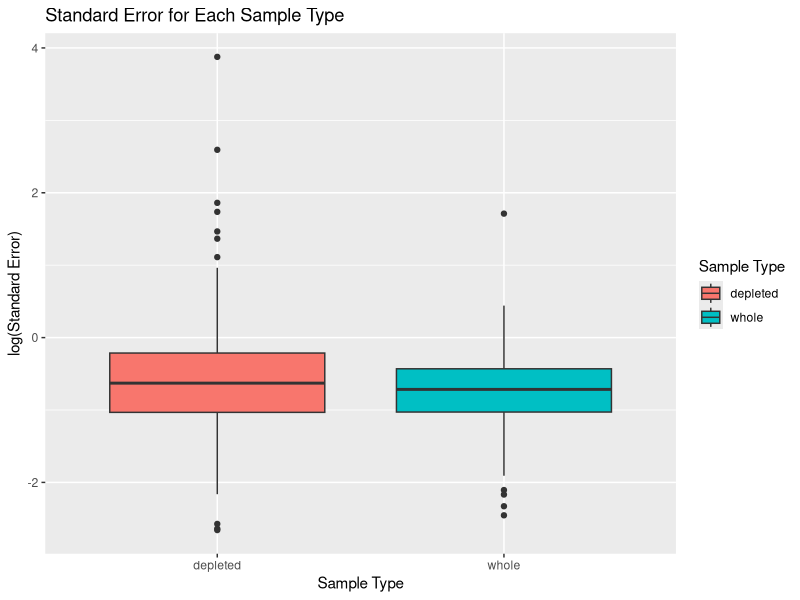
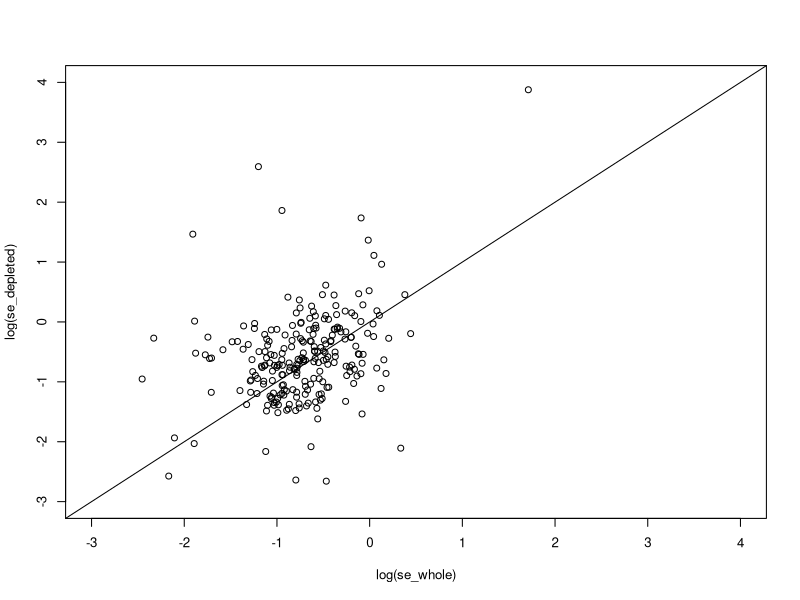
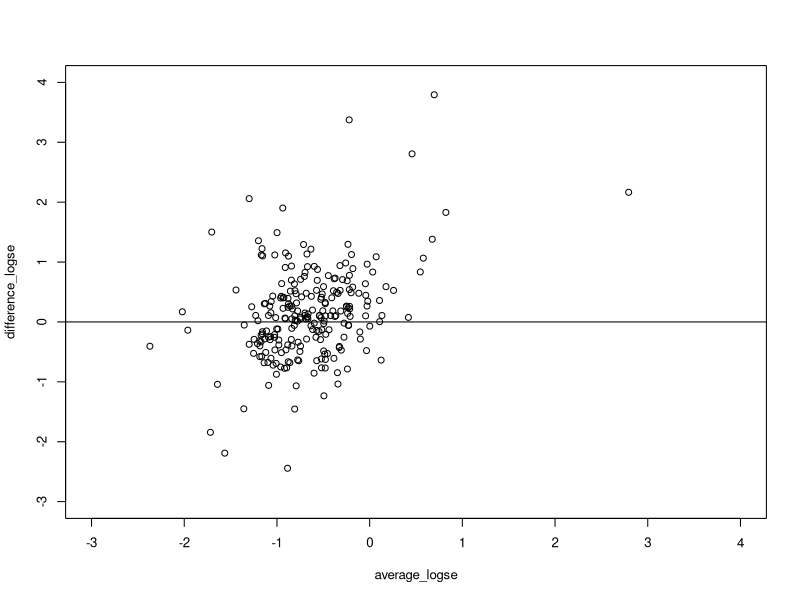
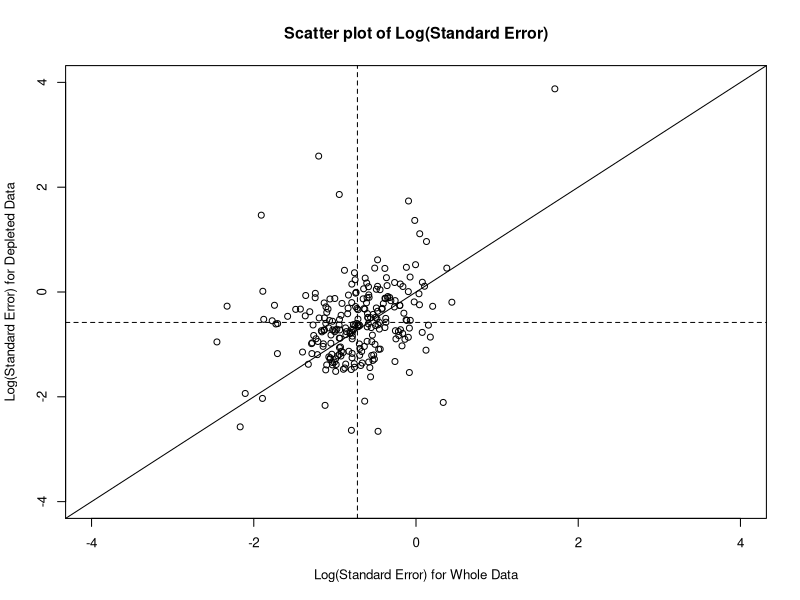

Write the R code that produced these figures, in order.
library("lme4")
library("plyr")
library("ggplot2")
library("MASS")
# read data

dat <- read.csv("239 tech paper_08_19_2014.csv")

dim(dat)

x <- colnames(dat) # column name of data
x


y <- c( "Image","X", paste("X.", 1:31, sep = "")) # Column name unsued

# Column name used in analysis including the id of protein and 16 gels  
# of 8 animals, each gel runs twice

use_col <- setdiff(x,y)
use_col
dat_used <- as.matrix(dat[, use_col])
dim(dat_used)


# The first row is group classification, the second row is the name of Std. Abund, therefore the data actually in use is the dat_used except the first 2 rows
dat_final <- matrix(as.numeric(dat_used[-c(1:2),]), 
                    nrow = nrow(dat_used)-2,
                    ncol = ncol(dat_used),
                    byrow = F) 
dim(dat_final)

head(dat_final)

# Group of each sample

group <- dat_used[1,-1] 
group

# Obtain data for each group: Depelted and Not.Depleted (Whole), the first column of dat_final contains name of protein
deplete <- dat_final[,-1][,group=="Depleted"]
dim(deplete)


whole <- dat_final[,-1][,group=="Whole"]
dim(whole)

group[group == "Whole"]
head(whole[,c(3,4)])
head(deplete[,c(3,4)], 20)
dim(deplete)
length(which(deplete[,3] == deplete[,4]))/dim(deplete)[1]
length(which(whole[,3] == whole[,4]))/dim(whole)[1]

# Find out which Cy is used for each run

group[group=="Depleted"] # Cy for Depleted group: rep(c(5,5,3,3),4)

group[group=="Whole"] # Cy for Whole group: rep(c(3,3,5,5),4)

#metadata <- read.table("/run/user/1000/gvfs/smb-share:server=smb.stat.iastate.edu,share=ntyet/RFI Protemics/twofileswithproteindata/Meta.data2.txt")
#metadata <- read.table("Meta.data2.txt")
#str(metadata)
# Sample.Name <- c("1807", "4810", "1209", "1906", "3908", "3106", "2107", "2712")
# line <- rep(c(1,2), each = 8)
# x <- rnorm(16, 0, 1)
# depleted <- "TRUE"
# 
# out_model <- function(x, depleted){ # x is the row of data (i.e., data of each protein spot)
#   if (depleted == "TRUE"){
#     cy <- as.factor(rep(c(5,5,3,3),4))
#   } else {
#     cy <- as.factor(rep(c(3,3,5,5),4))
#   }
#   animal <- as.factor(rep(1:8, each = 2))
#   line <- as.factor(rep(c(1,2), each = 8))
#   # check if all obsetvations for one Cy and all observation for line  are missing or not
#   
#   if ((sum(is.na(x[cy==3]))==8|sum(is.na(x[cy==5]))==8) & 
#         (sum(is.na(x[line==1]))==8|sum(is.na(x[line==2]))==8)){
#     model <- lmer(x~ (1|animal), na.action="na.omit")
#     mean_est <- summary(model)$coeff[,1]
#     sd_est <- as.vector(sqrt(summary(model)$vcov))
#     #str(summary(model))
#   } 
#   
#   # check if all observation for one cy missing and for line not missing
#   if ((sum(is.na(x[cy==3]))==8|sum(is.na(x[cy==5]))==8) & 
#         ((sum(is.na(x[line==1]))!=8)&(sum(is.na(x[line==2]))!=8))){
#     model <- lmer(x~ line + (1|animal), na.action="na.omit")
#     mean_est <- summary(model)$coeff[1,1] + summary(model)$coeff[2,1]/2
#     sd_est <- as.vector(sqrt(t(c(1,1/2)) %*%summary(model)$vcov%*%c(1,1/2)))
#   }
#   
#   # check if all observation for Cy not missing, Line missing
#   if ((sum(is.na(x[cy==3]))!=8&sum(is.na(x[cy==5]))!=8) & 
#         ((sum(is.na(x[line==1]))==8)|(sum(is.na(x[line==2]))==8))){
#     model <- lmer(x~ cy + (1|animal), na.action="na.omit")
#     mean_est <- summary(model)$coeff[1,1] + summary(model)$coeff[2,1]/2
#     sd_est <- as.vector(sqrt(t(c(1,1/2)) %*%summary(model)$vcov%*%c(1,1/2)))
#   }
#   
#   if ((sum(is.na(x[cy==3]))!=8& sum(is.na(x[cy==5]))!=8) & 
#         ((sum(is.na(x[line==1]))!=8)&(sum(is.na(x[line==2]))!=8))){ 
#     model <- lmer(x~ cy + line + (1|animal), na.action="na.omit")
#     #str(summary(model))
#     mean_est <- summary(model)$coeff[1,1] + 
#       summary(model)$coeff[2,1]/2 + 
#       summary(model)$coeff[3,1]/2
#     
#     sd_est <- as.vector(sqrt(t(c(1, 1/2, 1/2))%*% summary(model)$vcov %*%c(1,1/2, 1/2)))  }
#   
#   
#   return(c(mean_est, sd_est))
# }
# 
# #sum(whole_nocy_ind)
# depleted_out <- laply(1:dim(dat_final)[1], function(i)out_model(deplete[i,], depleted = "TRUE"))
# 
# whole_out <- laply(1:dim(dat_final)[1], function(i)out_model(whole[i,], depleted = "FALSE"))
# 
# colnames(depleted_out) <- colnames(whole_out) <- c("lsmean","logsd")
# sd_out <- data.frame(
#   logsd = log(c(whole_out[, "logsd"], depleted_out[,"logsd"])),
#   lsmean = c(whole_out[, "lsmean"], depleted_out[,"lsmean"]),
#   sample = rep(c("whole", "depleted"), each = dim(whole_out)[1]))
# 
# ## logsd plot ####
# 
# p <- ggplot(sd_out, aes(sample, logsd))
# p + geom_boxplot(aes(fill = sample)) + 
#   ggtitle("Standard Error for Each Sample Type") + 
#   scale_fill_discrete(name= "Sample Type") + 
#   xlab("Sample Type") + 
#   ylab("log(Standard Error)") + 
#   theme(text = element_text(size=18))
# 
# 
# wilcox.test(log(depleted_out[,2]), log(whole_out[, 2]), alternative = "greater", paired = TRUE)
# #wilcox.test(depleted_out[,2], whole_out[, 2], alternative = "two.sided", paired = TRUE)
# 
# 
# #wilcox.test(log(depleted_out[,2]/whole_out[, 2]), alternative = "two.sided")
# wilcox.test(log(depleted_out[,2]/whole_out[, 2]), alternative = "greater")
# 
# 
# 
# ## lsmean plot ####
# 
# p <- ggplot(sd_out, aes(sample, lsmean))
# 
# # p <- ggplot(subset(sd_out, , aes(sample, lsmean))
# 
# p + geom_boxplot(aes(fill = sample)) + 
#   ggtitle("LSmean for Each Sample Type") + 
#   scale_fill_discrete(name= "Sample Type") + 
#   xlab("Sample Type") + 
#   ylab("LSmean") + 
#   theme(text = element_text(size=18)) + 
#   ylim(-10, 10)
# 
# summary(depleted_out[,1])
# summary(whole_out[,1])
# wilcox.test((depleted_out[which(depleted_out[,1] >=-10),1]), (whole_out[which(depleted_out[,1] >=-10), 1]), 
#             alternative = "greater", paired = TRUE)
# 
# wilcox.test((depleted_out[which(depleted_out[,1] >=-10),1])- (whole_out[which(depleted_out[,1] >=-10), 1]), 
#             alternative = "greater")
# #wilcox.test(depleted_out[,2], whole_out[, 2], alternative = "two.sided", paired = TRUE)
# 
# 
# #wilcox.test(log(depleted_out[,2]/whole_out[, 2]), alternative = "two.sided")
# wilcox.test(log(depleted_out[,2]/whole_out[, 2]), alternative = "greater")
# 
# 
# ### Plot of logsd vs abundance ###
# qplot(lsmean, logsd, data=sd_out, colour=sample, 
#       xlim =c(-10, 10))
# 
# p1 <- ggplot(sd_out, aes(lsmean, logsd), colour = sample) + 
#   geom_point(aes(colour = sample)) + 
#   xlim(-10, 10)+ 
#   theme(text = element_text(size=18))+ 
#   ggtitle("Logsd vs. abundance of protein spots") +
#   geom_smooth()
# p1
# 
# 
# ##
# 
# deplete_nocy_ind <- laply(1:dim(dat_final)[1], function(i)(sum(is.na(deplete[i,][cy==3]))==8|sum(is.na(deplete[i,][cy==5]))==8) & 
#                             (sum(is.na(deplete[i,][line==1]))==8|sum(is.na(deplete[i,][line==2]))==8))
# #sum(deplete_nocy_ind)
# 
# whole_nocy_ind <- laply(1:dim(dat_final)[1], function(i)(sum(is.na(whole[i,][cy==3]))==8|sum(is.na(whole[i,][cy==5]))==8) & 
#                           (sum(is.na(whole[i,][line==1]))==8|sum(is.na(whole[i,][line==2]))==8))
# 
# 
# str(deplete)
# group[group=="Whole"] 
# head(deplete)
# 
# cy <-  rep(c(5,5,3,3),4)
# deplete_nocy_ind <- laply(1:dim(dat_final)[1], function(i)
#   (sum(is.na(deplete[i,][cy==3]))==8|sum(is.na(deplete[i,][cy==5]))==8))
# #sum(deplete_nocy_ind)
# which(deplete_nocy_ind)
# cy <-  rep(c(3,3,5,5),4)
# whole_nocy_ind <- laply(1:dim(dat_final)[1], function(i)
#   (sum(is.na(whole[i,][cy==3]))==8|sum(is.na(whole[i,][cy==5]))==8))
# #sum(whole_nocy_ind)
# which(whole_nocy_ind)
# whole[24,]
# deplete[24,]
# 
# 
# 
# cy <-  rep(c(5,5,3,3),4)
# deplete_noline_ind <- laply(1:dim(dat_final)[1], function(i)
#   (sum(is.na(deplete[i,][cy==3]))!=8& sum(is.na(deplete[i,][cy==5]))!=8) & 
#     ((sum(is.na(deplete[i,][line==1]))!=8)&(sum(is.na(deplete[i,][line==2]))!=8)))
# #sum(deplete_noline_ind)
# which(deplete_noline_ind)
# cy <-  rep(c(3,3,5,5),4)
# whole_nocy_ind <- laply(1:dim(dat_final)[1], function(i)
#   (sum(is.na(whole[i,][line ==1]))==8|sum(is.na(whole[i,][line ==2]))==8))
# #sum(whole_nocy_ind)
# which(whole_nocy_ind)
# whole[24,]
# deplete[24,]
# 
# ##Low RFI = 1209, 4810, 1906, 1807
# ##High RFI = 3106, 3908, 2107, 2712
# 
# ## linear mixed effect model 
# model <- lmer(deplete[1,]~ cy + line + (1|animal), na.action="na.omit")
# 
# str(summary(model))
####Model in Rnw. file####
out_model <- function(x, depleted){ # x is the row of data (i.e., data of each protein spot)
  if (depleted == "TRUE"){
    cy <- as.factor(rep(c(5,5,3,3),4))
  } else {
    cy <- as.factor(rep(c(3,3,5,5),4))
  }
  animal <- as.factor(rep(1:8, each = 2))
  line <- as.factor(rep(c(1,2), each = 8))
  # check if all obsetvations for one Cy are missing or not
  
  if ((sum(is.na(x[cy==3]))==8|sum(is.na(x[cy==5]))==8) & # if all cy is missing
        (sum(is.na(x[line==1]))==8|sum(is.na(x[line==2]))==8)){# if all Line is missing
    model <- lmer(x~ (1|animal), na.action="na.omit")
    s_model <- summary(model)
    mean_est <- s_model$coeff[,1]
    se_est <- as.vector(sqrt(s_model$vcov))
    #str(s_model)
  } 
  if ((sum(is.na(x[cy==3]))==8|sum(is.na(x[cy==5]))==8) & # if cy is missing
        ((sum(is.na(x[line==1]))!=8)&(sum(is.na(x[line==2]))!=8))){ # if line is not missing
    model <- lmer(x~ line + (1|animal), na.action="na.omit")
    s_model <- summary(model)
    mean_est <- s_model$coeff[1,1] + s_model$coeff[2,1]/2
    se_est <- as.vector(sqrt(t(c(1,1/2)) %*%s_model$vcov%*%c(1,1/2)))
  }
  
  if ((sum(is.na(x[cy==3]))!=8&sum(is.na(x[cy==5]))!=8) &  # if cy is not missing
        ((sum(is.na(x[line==1]))==8)|(sum(is.na(x[line==2]))==8))){ # if line is missing
    model <- lmer(x~ cy + (1|animal), na.action="na.omit")
    s_model <- summary(model)
    mean_est <- s_model$coeff[1,1] + s_model$coeff[2,1]/2
    se_est <- as.vector(sqrt(t(c(1,1/2)) %*%s_model$vcov%*%c(1,1/2)))
  }
  
  if ((sum(is.na(x[cy==3]))!=8& sum(is.na(x[cy==5]))!=8) & 
        ((sum(is.na(x[line==1]))!=8)&(sum(is.na(x[line==2]))!=8))){ 
    model <- lmer(x~ cy + line + (1|animal), na.action="na.omit")
    s_model <- summary(model)
    #str(s_model)
    mean_est <- s_model$coeff[1,1] + 
      s_model$coeff[2,1]/2 + 
      s_model$coeff[3,1]/2
    
    se_est <- as.vector(sqrt(t(c(1, 1/2, 1/2))%*% s_model$vcov %*%c(1,1/2, 1/2)))  }
  
  
  return(c(se_est, mean_est))
}
se_depleted <- laply(1:dim(dat_final)[1], function(i)out_model(deplete[i,], depleted = "TRUE")[1])

se_whole <- laply(1:dim(dat_final)[1], function(i)out_model(whole[i,], depleted = "FALSE")[1])

lsmean_depleted <- laply(1:dim(dat_final)[1], function(i)out_model(deplete[i,], depleted = "TRUE")[2])

lsmean_whole <- laply(1:dim(dat_final)[1], function(i)out_model(whole[i,], depleted = "FALSE")[2])


log_se <- data.frame(
  logse = log(c(se_whole, se_depleted)), 
  sample = rep(c("whole", "depleted"), each = length(se_whole)))
# write.table(log_se, file = "log_se.txt")

p <- ggplot(log_se, aes(sample, logse))
p + geom_boxplot(aes(fill = sample)) + 
  ggtitle("Standard Error for Each Sample Type") + 
  scale_fill_discrete(name= "Sample Type") + 
  xlab("Sample Type") + 
  ylab("log(Standard Error)") + 
  theme(text = element_text(size=11))



par(cex=.8)
plot(log(se_whole), log(se_depleted) ,
     xlim = c(-3, 4), ylim = c(-3, 4))
abline(a =0, b = 1)

difference_logse <- log(se_depleted) - log(se_whole)
average_logse <- (log(se_depleted) + log(se_whole))/2

par(cex=.8)
plot(average_logse, difference_logse,
     xlim = c(-3, 4), ylim = c(-3, 4))
abline(h = 0)


par(cex=.8)
plot(log(se_whole), log(se_depleted), 
     main ="Scatter plot of Log(Standard Error)" ,
     xlab = "Log(Standard Error) for Whole Data",
     ylab = "Log(Standard Error) for Depleted Data",
     xlim = c(-4, 4), ylim = c(-4, 4))
abline(a =0, b = 1)
abline(h = mean(log(se_depleted)), lty = 2)
abline(v = mean(log(se_whole)), lty = 2)
